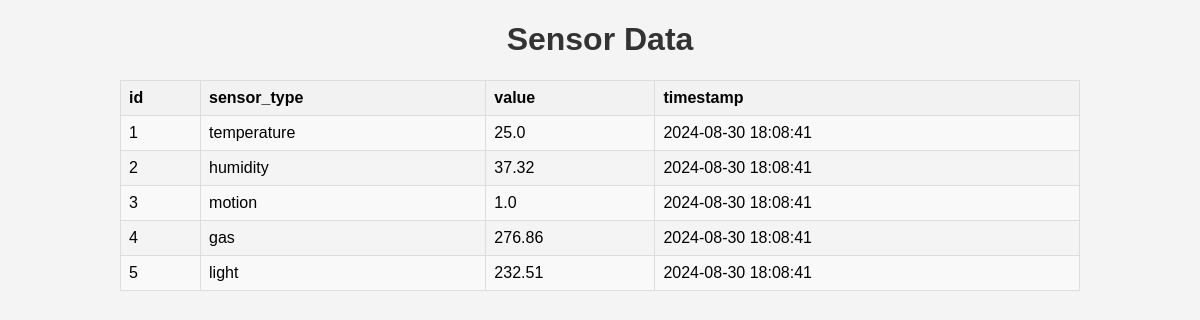
/sensor_data, run on the app's committed database.
### tables this page shows
CREATE TABLE sensor_data (
                id INTEGER PRIMARY KEY AUTOINCREMENT,
                sensor_type TEXT NOT NULL,
                value REAL NOT NULL,
                timestamp TEXT NOT NULL
            );

### app.py (the view)
@app.route('/sensor_data')
def sensor_data():
    data = SensorData.get_all()
    return render_template('data.html', data=data, title="Sensor Data")

### home_monitoring/database.py (called while the page is built)
def get_db_connection():
    conn = sqlite3.connect('home_monitoring.db')
    conn.row_factory = sqlite3.Row
    return conn

### home_monitoring/models.py (called while the page is built)
    @staticmethod
    def get_all():
        conn = get_db_connection()
        cursor = conn.cursor()
        cursor.execute('SELECT * FROM sensor_data ORDER BY timestamp DESC')
        data = cursor.fetchall()
        conn.close()
        return data

### templates/data.html (shortened to what this page needs)
<!DOCTYPE html>
<html lang="en">
<head>
    <link rel="stylesheet" href="{{ url_for('static', filename='styles.css') }}">
</head>
<body>
    <div class="container">
        <h1>{{ title }}</h1>
        <table>
            <thead>
                <tr>
                    {% for column in data[0].keys() %}
                    <th>{{ column }}</th>
                    {% endfor %}
                </tr>
            </thead>
            <tbody id="data-table">
                {% for row in data %}
                <tr>
                    {% for value in row %}
                    <td>{{ value }}</td>
                    {% endfor %}
                </tr>
                {% endfor %}
            </tbody>
        </table>
    </div>
</body>
</html>

### static/styles.css (style rules this page uses)
body { font-family: Arial, sans-serif; background-color: #f4f4f4; margin: 0; padding: 0; }
.container { width: 80%; margin: auto; overflow: hidden; }
h1, h2 { color: #333; text-align: center; }
table { width: 100%; margin-top: 20px; border-collapse: collapse; }
table, th, td { border: 1px solid #ddd; }
th, td { padding: 8px; text-align: left; }
th { background-color: #f2f2f2; }
tbody tr:nth-child(odd) { background-color: #f9f9f9; }

### data on the page
sensor_data: row "1", sensor_type "temperature", value "25.0", timestamp "2024-08-30 18:08:41"
sensor_data: row "2", sensor_type "humidity", value "37.32", timestamp "2024-08-30 18:08:41"
sensor_data: row "3", sensor_type "motion", value "1.0", timestamp "2024-08-30 18:08:41"
sensor_data: row "4", sensor_type "gas", value "276.86", timestamp "2024-08-30 18:08:41"
sensor_data: row "5", sensor_type "light", value "232.51", timestamp "2024-08-30 18:08:41"

### other printed values
{{ title }} "Sensor Data"
{{ column }} "id" "sensor_type" "value" "timestamp"
